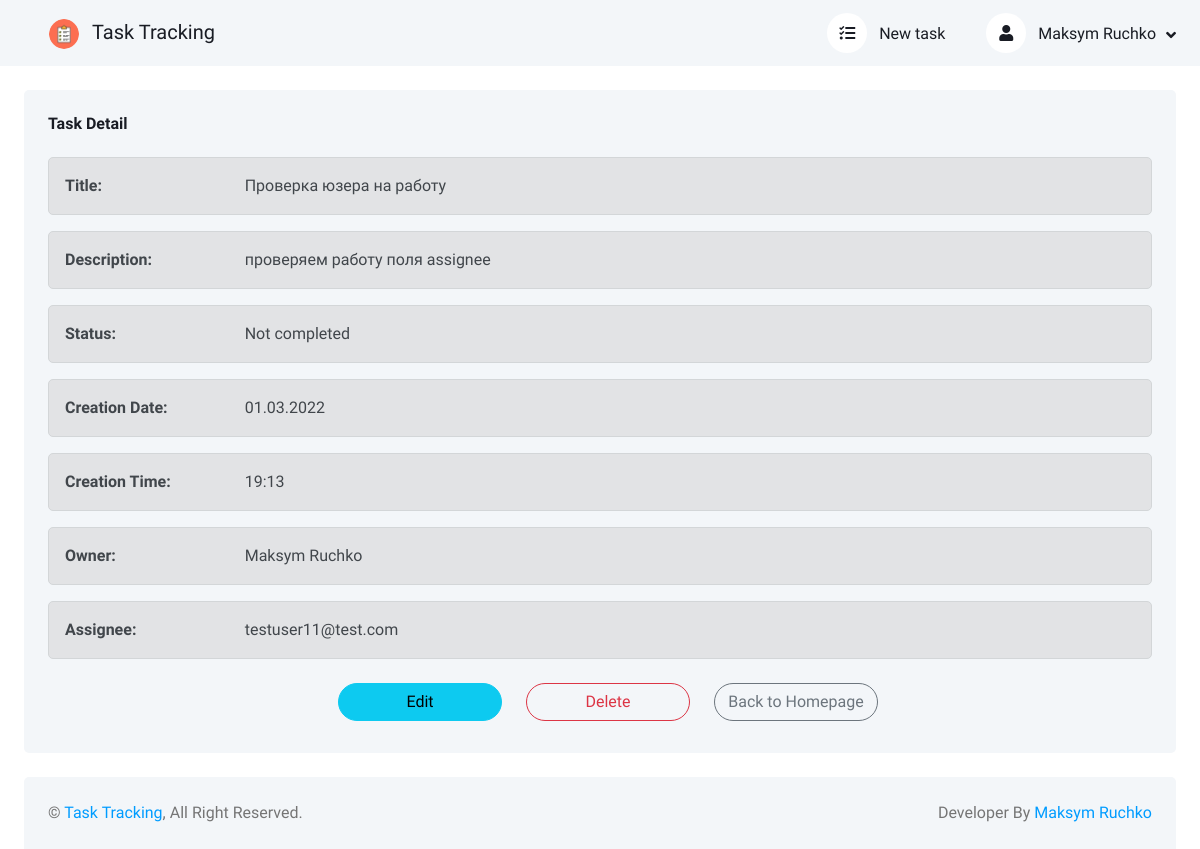
The page /task-8/ (signed in) on the database as committed earlier.
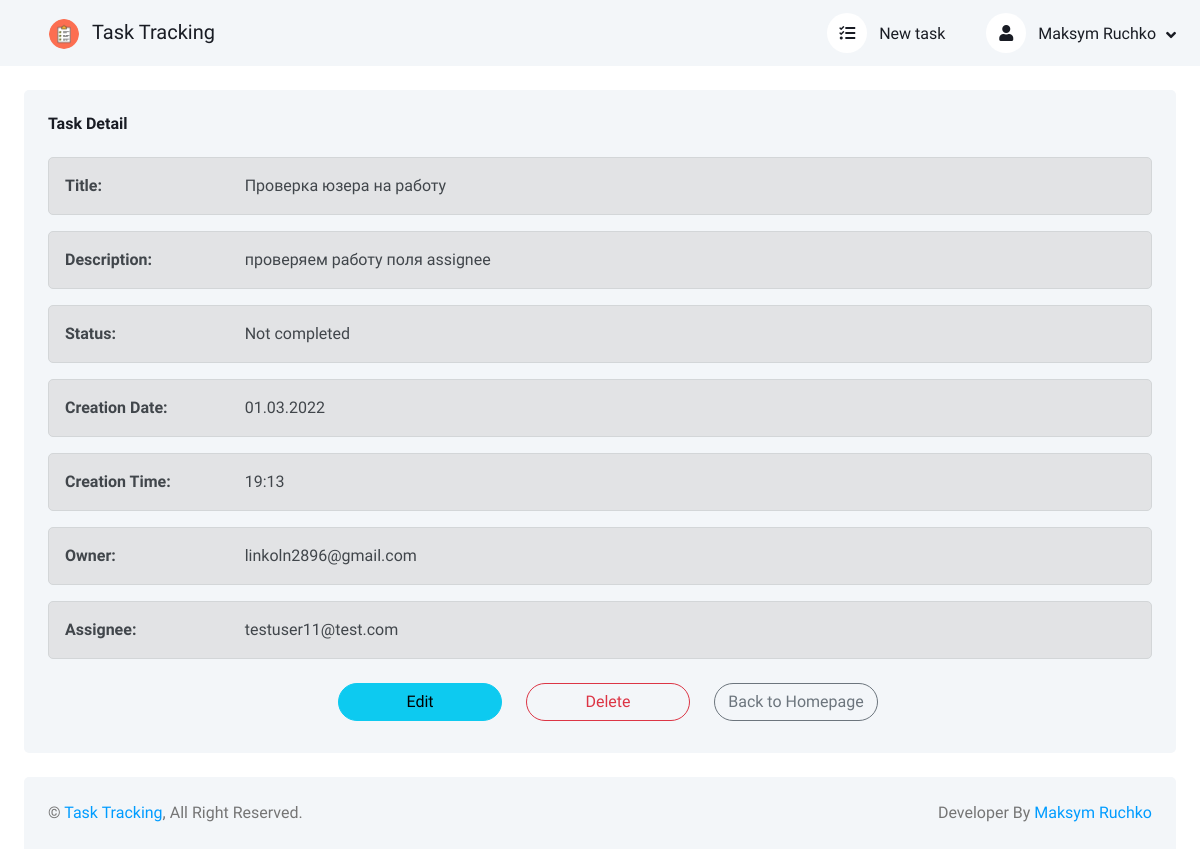
The same page on the database as committed later.
### tasks/models.py (models this page shows, shortened)
class Task(models.Model):
    NOT_COMPLETED = 'Not completed'
    COMPLETED = 'Сompleted'
    title = models.CharField('Title', max_length=150)
    description = models.TextField('Description')
    status = models.CharField(
        'Status',
        choices=[('not-completed', NOT_COMPLETED), ('completed', COMPLETED), ],
        max_length=13,
        default='not-completed'
    )
    creation_date = models.DateTimeField('Creation date', auto_now_add=True)
    owner = models.CharField(
        verbose_name='Owner',
        max_length=150,
        blank=True,
        null=True,
    )
    assignee_user = models.ForeignKey(
        get_user_model(),
        verbose_name='Assignee',
        on_delete=models.CASCADE,
        blank=True,
        null=True,
    )
    class Meta:
        verbose_name = 'Task'
        verbose_name_plural = 'Tasks'

### users/models.py (models this page shows)
class CustomUser(AbstractUser):
    email = models.EmailField("E-mail", unique=True)
    username = models.CharField("Username", max_length=150, blank=True, null=True, unique=True)
    date_joined = models.DateTimeField("Date joined", default=timezone.now, blank=True, null=True)
    USERNAME_FIELD = 'email'
    REQUIRED_FIELDS = []
    objects = CustomUserManager()
    def __str__(self):
        return self.email
    def get_absolute_url(self):
        return reverse('user_detail', kwargs={'pk': str(self.id)})
    class Meta:
        verbose_name = 'User'
        verbose_name_plural = 'Users'
        ordering = ['id']

### tasks/views.py (the view)
# urls.py: path('task-<int:pk>/', TaskDetailView.as_view(), name='task_detail'),
class TaskDetailView(LoginRequiredMixin, DetailView):
    model = Task
    context_object_name = 'task_detail'
    template_name = 'tasks/task_detail.html'
    login_url = 'login'

### tasks/templates/tasks/task_detail.html (shortened to what the changed rows need)
{% extends 'base.html' %}
{% load static %}
{% block content %}
<div class="row g-4">
    <div class="col-sm-12 col-xl-12">
        <div class="bg-light rounded h-100 p-4">
            <div class="alert alert-secondary" role="alert">
                <div class="row g-2">
                    <div class="col-sm-12 col-xl-2">
                        <strong>Title:</strong>
                    </div>
                    <div class="col-sm-12 col-xl-10">
                        {{ task_detail.title }}
                    </div>
                </div>
            </div>
            <div class="alert alert-secondary" role="alert">
                <div class="row g-2">
                    <div class="col-sm-12 col-xl-2">
                        <strong>Description:</strong>
                    </div>
                    <div class="col-sm-12 col-xl-10">
                        {{ task_detail.description }}
                    </div>
                </div>
            </div>
            <div class="alert alert-secondary" role="alert">
                <div class="row g-2">
                    <div class="col-sm-12 col-xl-2">
                        <strong>Status:</strong>
                    </div>
                    <div class="col-sm-12 col-xl-10">
                        {{ task_detail.get_status_display }}
                    </div>
                </div>
            </div>
            <div class="alert alert-secondary" role="alert">
                <div class="row g-2">
                    <div class="col-sm-12 col-xl-2">
                        <strong>Creation Date:</strong>
                    </div>
                    <div class="col-sm-12 col-xl-10">
                        {{ task_detail.creation_date | date:"d.m.Y" }}
                    </div>
                </div>
            </div>
            <div class="alert alert-secondary" role="alert">
                <div class="row g-2">
                    <div class="col-sm-12 col-xl-2">
                        <strong>Creation Time:</strong>
                    </div>
                    <div class="col-sm-12 col-xl-10">
                        {{ task_detail.creation_date | date:"H:i" }}
                    </div>
                </div>
            </div>
            <div class="alert alert-secondary" role="alert">
                <div class="row g-2">
                    <div class="col-sm-12 col-xl-2">
                        <strong>Owner:</strong>
                    </div>
                    <div class="col-sm-12 col-xl-10">
                        {% if not task_detail.owner.first_name and not task_detail.owner.last_name %}
                        {{ task_detail.owner }}
                        {% else %}
                        {{ task_detail.owner.first_name }} {{ task_detail.owner.last_name }}
                        {% endif %}
                    </div>
                </div>
            </div>
            <div class="alert alert-secondary" role="alert">
                <div class="row g-2">
                    <div class="col-sm-12 col-xl-2">
                        <strong>Assignee:</strong>
                    </div>
                    <div class="col-sm-12 col-xl-10">
                        {% if task_detail.assignee_user %}
                        {% if not task_detail.assignee_user.user.first_name and not task_detail.user.assignee_user.last_name %}
                        {{ task_detail.assignee_user }}
                        {% else %}
                        {{ task_detail.assignee_user.user.first_name }} {{ task_detail.assignee_user.user.last_name }}
                        {% endif %}
                        {% else %}
                        Not Assigned
                        {% endif %}
                    </div>
                </div>
            </div>
        </div>
    </div>
</div>
{% endblock content %}

Rows that differ between the two databases and show on the page:
changed Task "Проверка юзера на работу": owner "Maksym Ruchko" → "linkoln2896@gmail.com"
